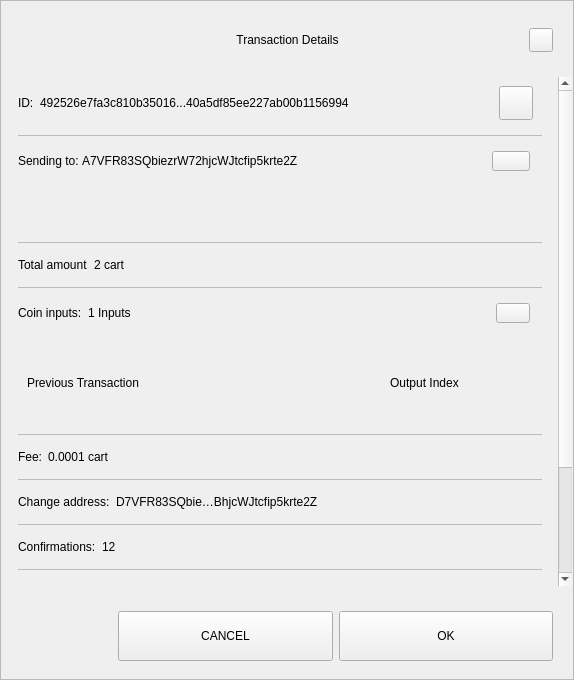
<?xml version="1.0" encoding="UTF-8"?>
<ui version="4.0">
 <class>TxDetailDialog</class>
 <widget class="QWidget" name="TxDetailDialog">
  <property name="geometry">
   <rect>
    <x>0</x>
    <y>0</y>
    <width>574</width>
    <height>680</height>
   </rect>
  </property>
  <property name="sizePolicy">
   <sizepolicy hsizetype="Preferred" vsizetype="Expanding">
    <horstretch>0</horstretch>
    <verstretch>0</verstretch>
   </sizepolicy>
  </property>
  <property name="minimumSize">
   <size>
    <width>574</width>
    <height>500</height>
   </size>
  </property>
  <property name="windowTitle">
   <string>Form</string>
  </property>
  <property name="styleSheet">
   <string notr="true"/>
  </property>
  <layout class="QVBoxLayout" name="verticalLayout_3">
   <property name="spacing">
    <number>0</number>
   </property>
   <property name="leftMargin">
    <number>0</number>
   </property>
   <property name="topMargin">
    <number>0</number>
   </property>
   <property name="rightMargin">
    <number>0</number>
   </property>
   <property name="bottomMargin">
    <number>0</number>
   </property>
   <item>
    <widget class="QFrame" name="frame">
     <property name="sizePolicy">
      <sizepolicy hsizetype="Preferred" vsizetype="Expanding">
       <horstretch>0</horstretch>
       <verstretch>0</verstretch>
      </sizepolicy>
     </property>
     <property name="styleSheet">
      <string notr="true"/>
     </property>
     <property name="frameShape">
      <enum>QFrame::StyledPanel</enum>
     </property>
     <property name="frameShadow">
      <enum>QFrame::Raised</enum>
     </property>
     <layout class="QVBoxLayout" name="verticalLayout">
      <property name="leftMargin">
       <number>0</number>
      </property>
      <property name="rightMargin">
       <number>0</number>
      </property>
      <item>
       <layout class="QHBoxLayout" name="horizontalLayout_3">
        <property name="spacing">
         <number>0</number>
        </property>
        <property name="leftMargin">
         <number>20</number>
        </property>
        <property name="topMargin">
         <number>10</number>
        </property>
        <property name="rightMargin">
         <number>20</number>
        </property>
        <item>
         <spacer name="horizontalSpacer_1">
          <property name="orientation">
           <enum>Qt::Horizontal</enum>
          </property>
          <property name="sizeHint" stdset="0">
           <size>
            <width>40</width>
            <height>20</height>
           </size>
          </property>
         </spacer>
        </item>
        <item>
         <widget class="QLabel" name="labelTitle">
          <property name="minimumSize">
           <size>
            <width>0</width>
            <height>40</height>
           </size>
          </property>
          <property name="maximumSize">
           <size>
            <width>16777215</width>
            <height>40</height>
           </size>
          </property>
          <property name="styleSheet">
           <string notr="true">padding-left:24px;</string>
          </property>
          <property name="text">
           <string>Transaction Details</string>
          </property>
          <property name="alignment">
           <set>Qt::AlignCenter</set>
          </property>
          <property name="margin">
           <number>7</number>
          </property>
         </widget>
        </item>
        <item>
         <spacer name="horizontalSpacer_2">
          <property name="orientation">
           <enum>Qt::Horizontal</enum>
          </property>
          <property name="sizeHint" stdset="0">
           <size>
            <width>40</width>
            <height>20</height>
           </size>
          </property>
         </spacer>
        </item>
        <item>
         <widget class="QPushButton" name="btnEsc">
          <property name="minimumSize">
           <size>
            <width>24</width>
            <height>24</height>
           </size>
          </property>
          <property name="maximumSize">
           <size>
            <width>24</width>
            <height>24</height>
           </size>
          </property>
          <property name="focusPolicy">
           <enum>Qt::NoFocus</enum>
          </property>
          <property name="text">
           <string/>
          </property>
         </widget>
        </item>
       </layout>
      </item>
      <item>
       <spacer name="verticalSpacer">
        <property name="orientation">
         <enum>Qt::Vertical</enum>
        </property>
        <property name="sizeType">
         <enum>QSizePolicy::Fixed</enum>
        </property>
        <property name="sizeHint" stdset="0">
         <size>
          <width>20</width>
          <height>10</height>
         </size>
        </property>
       </spacer>
      </item>
      <item>
       <widget class="QWidget" name="layoutScroll" native="true">
        <property name="minimumSize">
         <size>
          <width>0</width>
          <height>0</height>
         </size>
        </property>
        <layout class="QVBoxLayout" name="verticalLayout_4">
         <property name="leftMargin">
          <number>0</number>
         </property>
         <property name="topMargin">
          <number>0</number>
         </property>
         <property name="rightMargin">
          <number>0</number>
         </property>
         <item>
          <widget class="QScrollArea" name="scrollArea">
           <property name="styleSheet">
            <string notr="true">#scrollArea {
background:transparent;
}</string>
           </property>
           <property name="horizontalScrollBarPolicy">
            <enum>Qt::ScrollBarAlwaysOff</enum>
           </property>
           <property name="sizeAdjustPolicy">
            <enum>QAbstractScrollArea::AdjustIgnored</enum>
           </property>
           <property name="widgetResizable">
            <bool>true</bool>
           </property>
           <property name="alignment">
            <set>Qt::AlignLeading|Qt::AlignLeft|Qt::AlignTop</set>
           </property>
           <widget class="QWidget" name="scrollAreaWidgetContents">
            <property name="geometry">
             <rect>
              <x>0</x>
              <y>0</y>
              <width>556</width>
              <height>672</height>
             </rect>
            </property>
            <property name="autoFillBackground">
             <bool>false</bool>
            </property>
            <property name="styleSheet">
             <string notr="true">#scrollAreaWidgetContents {
background:transparent;
}</string>
            </property>
            <layout class="QVBoxLayout" name="verticalLayout_7">
             <property name="spacing">
              <number>0</number>
             </property>
             <property name="sizeConstraint">
              <enum>QLayout::SetDefaultConstraint</enum>
             </property>
             <property name="leftMargin">
              <number>0</number>
             </property>
             <property name="topMargin">
              <number>0</number>
             </property>
             <property name="rightMargin">
              <number>0</number>
             </property>
             <property name="bottomMargin">
              <number>0</number>
             </property>
             <item>
              <widget class="QWidget" name="content" native="true">
               <layout class="QVBoxLayout" name="verticalLayout_2">
                <property name="leftMargin">
                 <number>16</number>
                </property>
                <property name="topMargin">
                 <number>0</number>
                </property>
                <property name="rightMargin">
                 <number>16</number>
                </property>
                <item>
                 <widget class="QWidget" name="contentID" native="true">
                  <layout class="QHBoxLayout" name="horizontalLayout_12" stretch="0,1,0">
                   <property name="leftMargin">
                    <number>0</number>
                   </property>
                   <item>
                    <widget class="QLabel" name="labelId">
                     <property name="maximumSize">
                      <size>
                       <width>16777215</width>
                       <height>16777215</height>
                      </size>
                     </property>
                     <property name="text">
                      <string>ID:</string>
                     </property>
                    </widget>
                   </item>
                   <item>
                    <widget class="QLabel" name="textId">
                     <property name="text">
                      <string>492526e7fa3c810b35016...40a5df85ee227ab00b1156994</string>
                     </property>
                    </widget>
                   </item>
                   <item>
                    <widget class="QPushButton" name="pushCopy">
                     <property name="minimumSize">
                      <size>
                       <width>34</width>
                       <height>34</height>
                      </size>
                     </property>
                     <property name="maximumSize">
                      <size>
                       <width>34</width>
                       <height>34</height>
                      </size>
                     </property>
                     <property name="focusPolicy">
                      <enum>Qt::NoFocus</enum>
                     </property>
                     <property name="text">
                      <string/>
                     </property>
                     <property name="iconSize">
                      <size>
                       <width>24</width>
                       <height>24</height>
                      </size>
                     </property>
                    </widget>
                   </item>
                  </layout>
                 </widget>
                </item>
                <item>
                 <widget class="QLabel" name="labelDivider9">
                  <property name="maximumSize">
                   <size>
                    <width>16777215</width>
                    <height>1</height>
                   </size>
                  </property>
                  <property name="styleSheet">
                   <string notr="true">background-color:#bababa;</string>
                  </property>
                  <property name="text">
                   <string/>
                  </property>
                 </widget>
                </item>
                <item>
                 <widget class="QWidget" name="contentOutputs" native="true">
                  <layout class="QHBoxLayout" name="horizontalLayout_11" stretch="0,3,0">
                   <property name="spacing">
                    <number>0</number>
                   </property>
                   <property name="leftMargin">
                    <number>0</number>
                   </property>
                   <property name="rightMargin">
                    <number>12</number>
                   </property>
                   <item>
                    <widget class="QLabel" name="labelSend">
                     <property name="maximumSize">
                      <size>
                       <width>16777215</width>
                       <height>16777215</height>
                      </size>
                     </property>
                     <property name="text">
                      <string>Sending to: </string>
                     </property>
                    </widget>
                   </item>
                   <item>
                    <widget class="QLabel" name="textSend">
                     <property name="text">
                      <string>A7VFR83SQbiezrW72hjcWJtcfip5krte2Z </string>
                     </property>
                    </widget>
                   </item>
                   <item>
                    <widget class="QPushButton" name="pushOutputs">
                     <property name="minimumSize">
                      <size>
                       <width>34</width>
                       <height>20</height>
                      </size>
                     </property>
                     <property name="maximumSize">
                      <size>
                       <width>38</width>
                       <height>20</height>
                      </size>
                     </property>
                     <property name="focusPolicy">
                      <enum>Qt::NoFocus</enum>
                     </property>
                     <property name="styleSheet">
                      <string notr="true"/>
                     </property>
                     <property name="text">
                      <string/>
                     </property>
                    </widget>
                   </item>
                  </layout>
                 </widget>
                </item>
                <item>
                 <widget class="QScrollArea" name="outputsScrollArea">
                  <property name="minimumSize">
                   <size>
                    <width>0</width>
                    <height>50</height>
                   </size>
                  </property>
                  <property name="styleSheet">
                   <string notr="true">#outputsScrollArea {
background:transparent;
}</string>
                  </property>
                  <property name="widgetResizable">
                   <bool>true</bool>
                  </property>
                  <widget class="QWidget" name="container_outputs_base">
                   <property name="geometry">
                    <rect>
                     <x>0</x>
                     <y>0</y>
                     <width>522</width>
                     <height>48</height>
                    </rect>
                   </property>
                   <property name="styleSheet">
                    <string notr="true">#container_outputs_base {
background:transparent;
}</string>
                   </property>
                  </widget>
                 </widget>
                </item>
                <item>
                 <widget class="QLabel" name="labelDivider8">
                  <property name="maximumSize">
                   <size>
                    <width>16777215</width>
                    <height>1</height>
                   </size>
                  </property>
                  <property name="styleSheet">
                   <string notr="true">background-color:#bababa;</string>
                  </property>
                  <property name="text">
                   <string/>
                  </property>
                 </widget>
                </item>
                <item>
                 <widget class="QWidget" name="contentAmount" native="true">
                  <layout class="QHBoxLayout" name="horizontalLayout_4" stretch="0,1">
                   <property name="leftMargin">
                    <number>0</number>
                   </property>
                   <item>
                    <widget class="QLabel" name="labelAmount">
                     <property name="maximumSize">
                      <size>
                       <width>16777215</width>
                       <height>16777215</height>
                      </size>
                     </property>
                     <property name="text">
                      <string>Total amount</string>
                     </property>
                    </widget>
                   </item>
                   <item>
                    <widget class="QLabel" name="textAmount">
                     <property name="text">
                      <string>2 cart</string>
                     </property>
                    </widget>
                   </item>
                  </layout>
                 </widget>
                </item>
                <item>
                 <widget class="QLabel" name="labelDivider6">
                  <property name="maximumSize">
                   <size>
                    <width>16777215</width>
                    <height>1</height>
                   </size>
                  </property>
                  <property name="styleSheet">
                   <string notr="true">background-color:#bababa;</string>
                  </property>
                  <property name="text">
                   <string/>
                  </property>
                 </widget>
                </item>
                <item>
                 <widget class="QWidget" name="contentInputs" native="true">
                  <layout class="QHBoxLayout" name="horizontalLayout" stretch="0,2,0">
                   <property name="leftMargin">
                    <number>0</number>
                   </property>
                   <property name="rightMargin">
                    <number>12</number>
                   </property>
                   <item>
                    <widget class="QLabel" name="labelInputs">
                     <property name="sizePolicy">
                      <sizepolicy hsizetype="Minimum" vsizetype="Preferred">
                       <horstretch>0</horstretch>
                       <verstretch>0</verstretch>
                      </sizepolicy>
                     </property>
                     <property name="maximumSize">
                      <size>
                       <width>16777215</width>
                       <height>16777215</height>
                      </size>
                     </property>
                     <property name="text">
                      <string>Coin inputs:</string>
                     </property>
                    </widget>
                   </item>
                   <item>
                    <widget class="QLabel" name="textInputs">
                     <property name="text">
                      <string>1 Inputs</string>
                     </property>
                    </widget>
                   </item>
                   <item>
                    <widget class="QPushButton" name="pushInputs">
                     <property name="maximumSize">
                      <size>
                       <width>34</width>
                       <height>20</height>
                      </size>
                     </property>
                     <property name="focusPolicy">
                      <enum>Qt::NoFocus</enum>
                     </property>
                     <property name="styleSheet">
                      <string notr="true"/>
                     </property>
                     <property name="text">
                      <string/>
                     </property>
                    </widget>
                   </item>
                  </layout>
                 </widget>
                </item>
                <item>
                 <widget class="QFrame" name="gridInputs">
                  <property name="sizePolicy">
                   <sizepolicy hsizetype="Preferred" vsizetype="MinimumExpanding">
                    <horstretch>0</horstretch>
                    <verstretch>0</verstretch>
                   </sizepolicy>
                  </property>
                  <property name="minimumSize">
                   <size>
                    <width>0</width>
                    <height>90</height>
                   </size>
                  </property>
                  <layout class="QGridLayout" name="gridLayoutInput" columnstretch="5,2" rowminimumheight="0">
                   <property name="sizeConstraint">
                    <enum>QLayout::SetMaximumSize</enum>
                   </property>
                   <property name="verticalSpacing">
                    <number>0</number>
                   </property>
                   <item row="0" column="0" alignment="Qt::AlignLeft">
                    <widget class="QLabel" name="labelTitlePrevTx">
                     <property name="text">
                      <string>Previous Transaction</string>
                     </property>
                    </widget>
                   </item>
                   <item row="0" column="1" alignment="Qt::AlignLeft">
                    <widget class="QLabel" name="labelOutputIndex">
                     <property name="text">
                      <string>Output Index</string>
                     </property>
                     <property name="alignment">
                      <set>Qt::AlignCenter</set>
                     </property>
                    </widget>
                   </item>
                  </layout>
                 </widget>
                </item>
                <item>
                 <widget class="QLabel" name="labelDivider1">
                  <property name="maximumSize">
                   <size>
                    <width>16777215</width>
                    <height>1</height>
                   </size>
                  </property>
                  <property name="styleSheet">
                   <string notr="true">background-color:#bababa;</string>
                  </property>
                  <property name="text">
                   <string/>
                  </property>
                 </widget>
                </item>
                <item>
                 <widget class="QWidget" name="contentFee" native="true">
                  <layout class="QHBoxLayout" name="horizontalLayout_7" stretch="0,1">
                   <property name="leftMargin">
                    <number>0</number>
                   </property>
                   <item>
                    <widget class="QLabel" name="labelFee">
                     <property name="maximumSize">
                      <size>
                       <width>16777215</width>
                       <height>16777215</height>
                      </size>
                     </property>
                     <property name="text">
                      <string>Fee:</string>
                     </property>
                    </widget>
                   </item>
                   <item>
                    <widget class="QLabel" name="textFee">
                     <property name="text">
                      <string>0.0001 cart</string>
                     </property>
                    </widget>
                   </item>
                  </layout>
                 </widget>
                </item>
                <item>
                 <widget class="QLabel" name="labelDivider2">
                  <property name="maximumSize">
                   <size>
                    <width>16777215</width>
                    <height>1</height>
                   </size>
                  </property>
                  <property name="styleSheet">
                   <string notr="true">background-color:#bababa;</string>
                  </property>
                  <property name="text">
                   <string/>
                  </property>
                 </widget>
                </item>
                <item>
                 <widget class="QWidget" name="contentChangeAddress" native="true">
                  <layout class="QHBoxLayout" name="horizontalLayout_6" stretch="0,1">
                   <property name="leftMargin">
                    <number>0</number>
                   </property>
                   <item>
                    <widget class="QLabel" name="labelChange">
                     <property name="maximumSize">
                      <size>
                       <width>16777215</width>
                       <height>16777215</height>
                      </size>
                     </property>
                     <property name="text">
                      <string>Change address:</string>
                     </property>
                    </widget>
                   </item>
                   <item>
                    <widget class="QLabel" name="textChange">
                     <property name="text">
                      <string>D7VFR83SQbie…BhjcWJtcfip5krte2Z </string>
                     </property>
                    </widget>
                   </item>
                  </layout>
                 </widget>
                </item>
                <item>
                 <widget class="QLabel" name="labelDivider4">
                  <property name="maximumSize">
                   <size>
                    <width>16777215</width>
                    <height>1</height>
                   </size>
                  </property>
                  <property name="styleSheet">
                   <string notr="true">background-color:#bababa;</string>
                  </property>
                  <property name="text">
                   <string/>
                  </property>
                 </widget>
                </item>
                <item>
                 <widget class="QWidget" name="contentConfirmations" native="true">
                  <layout class="QHBoxLayout" name="horizontalLayout_8" stretch="0,1">
                   <property name="leftMargin">
                    <number>0</number>
                   </property>
                   <item>
                    <widget class="QLabel" name="labelConfirmations">
                     <property name="maximumSize">
                      <size>
                       <width>16777215</width>
                       <height>16777215</height>
                      </size>
                     </property>
                     <property name="text">
                      <string>Confirmations:</string>
                     </property>
                    </widget>
                   </item>
                   <item>
                    <widget class="QLabel" name="textConfirmations">
                     <property name="text">
                      <string>12</string>
                     </property>
                    </widget>
                   </item>
                  </layout>
                 </widget>
                </item>
                <item>
                 <widget class="QLabel" name="labelDivider7">
                  <property name="maximumSize">
                   <size>
                    <width>16777215</width>
                    <height>1</height>
                   </size>
                  </property>
                  <property name="styleSheet">
                   <string notr="true">background-color:#bababa;</string>
                  </property>
                  <property name="text">
                   <string/>
                  </property>
                 </widget>
                </item>
                <item>
                 <widget class="QWidget" name="contentSize" native="true">
                  <layout class="QHBoxLayout" name="horizontalLayout_9" stretch="0,1">
                   <property name="leftMargin">
                    <number>0</number>
                   </property>
                   <item>
                    <widget class="QLabel" name="labelSize">
                     <property name="maximumSize">
                      <size>
                       <width>16777215</width>
                       <height>16777215</height>
                      </size>
                     </property>
                     <property name="text">
                      <string>Size:</string>
                     </property>
                    </widget>
                   </item>
                   <item>
                    <widget class="QLabel" name="textSize">
                     <property name="text">
                      <string>2 kB</string>
                     </property>
                    </widget>
                   </item>
                  </layout>
                 </widget>
                </item>
                <item>
                 <widget class="QLabel" name="labelDivider3">
                  <property name="maximumSize">
                   <size>
                    <width>16777215</width>
                    <height>1</height>
                   </size>
                  </property>
                  <property name="styleSheet">
                   <string notr="true">background-color:#bababa;</string>
                  </property>
                  <property name="text">
                   <string/>
                  </property>
                 </widget>
                </item>
                <item>
                 <widget class="QWidget" name="contentDate" native="true">
                  <layout class="QHBoxLayout" name="horizontalLayout_5" stretch="0,1">
                   <property name="leftMargin">
                    <number>0</number>
                   </property>
                   <item>
                    <widget class="QLabel" name="labelDate">
                     <property name="maximumSize">
                      <size>
                       <width>16777215</width>
                       <height>16777215</height>
                      </size>
                     </property>
                     <property name="text">
                      <string>Date:</string>
                     </property>
                    </widget>
                   </item>
                   <item>
                    <widget class="QLabel" name="textDate">
                     <property name="text">
                      <string>May 25, 2017</string>
                     </property>
                    </widget>
                   </item>
                  </layout>
                 </widget>
                </item>
                <item>
                 <widget class="QLabel" name="labelDivider5">
                  <property name="maximumSize">
                   <size>
                    <width>16777215</width>
                    <height>1</height>
                   </size>
                  </property>
                  <property name="styleSheet">
                   <string notr="true">background-color:#bababa;</string>
                  </property>
                  <property name="text">
                   <string/>
                  </property>
                 </widget>
                </item>
                <item>
                 <widget class="QWidget" name="contentStatus" native="true">
                  <layout class="QHBoxLayout" name="horizontalLayout_10" stretch="0,1">
                   <property name="leftMargin">
                    <number>0</number>
                   </property>
                   <item>
                    <widget class="QLabel" name="labelStatus">
                     <property name="maximumSize">
                      <size>
                       <width>16777215</width>
                       <height>16777215</height>
                      </size>
                     </property>
                     <property name="text">
                      <string>Status:</string>
                     </property>
                    </widget>
                   </item>
                   <item>
                    <widget class="QLabel" name="textStatus">
                     <property name="text">
                      <string>Spendable</string>
                     </property>
                    </widget>
                   </item>
                  </layout>
                 </widget>
                </item>
                <item>
                 <spacer name="verticalSpacer_2">
                  <property name="orientation">
                   <enum>Qt::Vertical</enum>
                  </property>
                  <property name="sizeType">
                   <enum>QSizePolicy::Expanding</enum>
                  </property>
                  <property name="sizeHint" stdset="0">
                   <size>
                    <width>20</width>
                    <height>10</height>
                   </size>
                  </property>
                 </spacer>
                </item>
                <item>
                 <widget class="QLabel" name="labelWarning">
                  <property name="text">
                   <string>TextLabel</string>
                  </property>
                  <property name="alignment">
                   <set>Qt::AlignCenter</set>
                  </property>
                 </widget>
                </item>
               </layout>
              </widget>
             </item>
            </layout>
           </widget>
          </widget>
         </item>
        </layout>
       </widget>
      </item>
      <item>
       <widget class="QWidget" name="containerButtons" native="true">
        <layout class="QHBoxLayout" name="horizontalLayout1" stretch="1,2,2">
         <property name="leftMargin">
          <number>10</number>
         </property>
         <property name="rightMargin">
          <number>20</number>
         </property>
         <item>
          <spacer name="horizontalSpacer_3">
           <property name="orientation">
            <enum>Qt::Horizontal</enum>
           </property>
           <property name="sizeHint" stdset="0">
            <size>
             <width>40</width>
             <height>20</height>
            </size>
           </property>
          </spacer>
         </item>
         <item>
          <widget class="QPushButton" name="btnCancel">
           <property name="minimumSize">
            <size>
             <width>200</width>
             <height>50</height>
            </size>
           </property>
           <property name="focusPolicy">
            <enum>Qt::NoFocus</enum>
           </property>
           <property name="text">
            <string>CANCEL</string>
           </property>
          </widget>
         </item>
         <item>
          <widget class="QPushButton" name="btnSave">
           <property name="minimumSize">
            <size>
             <width>200</width>
             <height>50</height>
            </size>
           </property>
           <property name="focusPolicy">
            <enum>Qt::NoFocus</enum>
           </property>
           <property name="text">
            <string>OK</string>
           </property>
          </widget>
         </item>
        </layout>
       </widget>
      </item>
     </layout>
    </widget>
   </item>
  </layout>
 </widget>
 <resources/>
 <connections/>
</ui>
